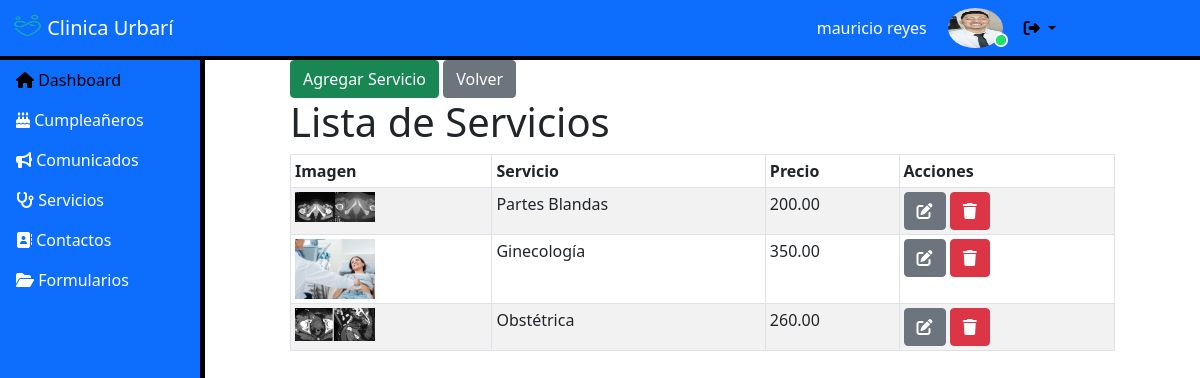
Screenshot of /servicios.php?tipo_servicio_id=20 (signed in) with the database file from the repository.
### tables this page shows
CREATE TABLE `users` (
  `id` int(100) NOT NULL,
  `name` varchar(100) NOT NULL,
  `email` varchar(100) NOT NULL,
  `password` varchar(100) NOT NULL,
  `user_type` varchar(20) NOT NULL DEFAULT 'user',
  `image` varchar(100) NOT NULL
);

CREATE TABLE `servicios` (
  `id` int(11) NOT NULL,
  `imagen` varchar(255) NOT NULL DEFAULT 'default_servicio.jpg',
  `tipo_servicio_id` int(11) NOT NULL,
  `servicio` varchar(255) NOT NULL,
  `precio` decimal(10,2) NOT NULL
);

### servicios.php (the view, shortened to what this page needs)
<?php
require 'config.php';
$tipo_servicio_id = $_GET['tipo_servicio_id'];
$stmt = $pdo->prepare("SELECT * FROM servicios WHERE tipo_servicio_id = ?");
$stmt->execute([$tipo_servicio_id]);
$servicios = $stmt->fetchAll(PDO::FETCH_ASSOC);
?>
<?php
  include 'header.php';
?>
<?php
  include 'navbar.php';
?>
<div class="row">
          <div class="col">
          </div>
          <div class="col-10">
              <a class="btn btn-success" href="create_servicio.php?tipo_servicio_id=<?php echo $tipo_servicio_id; ?>">Agregar Servicio</a>
              <a class="btn btn-secondary" href="admin_page.php">Volver</a>
              <br>
              <h1>Lista de Servicios</h1>
              <table id="myTable" class="table table-striped table-bordered table-sm" >
                  <thead>
                    <tr>
                      <th>Imagen</th>
                      <th>Servicio</th>
                      <th>Precio</th>
                      <th>Acciones</th>
                    </tr>
                  </thead>
                  <tbody>
                  <?php foreach ($servicios as $servicio): ?>
                      <tr>
                              <td><img src="<?php echo $servicio['imagen'] ?>" alt="<?php echo $servicio['servicio'] ?>" width="80"></td>
                              <td><?php echo $servicio['servicio'] ?></td>
                              <td><?php echo $servicio['precio'] ?></td>
                              <td>
                                  <a class="btn btn-secondary" href="editarservicio.php?id=<?php echo $servicio['id'] ?>&tipo_servicio_id=<?php echo $tipo_servicio_id ?>"><i class="fa-solid fa-pen-to-square"></i></a>
                                  <a class="btn btn-danger" href="eliminarservicio.php?id=<?php echo $servicio['id'] ?>&tipo_servicio_id=<?php echo $tipo_servicio_id ?>"><i class="fa-solid fa-trash"></i></a>
                              </td>
                      </tr>
                  <?php endforeach; ?>
                  </tbody>
              </table>
          </div>
          <div class="col">
          </div>
</div>
<?php
  include 'footer.php';
?>

### header.php (shortened to what this page needs)
<?php
include 'config.php';
$admin_id = $_SESSION['admin_id'];
?>
<!DOCTYPE html>
<html lang="es">
<head>
   <link rel="stylesheet" href="styles.css">
   <link rel="stylesheet" href="//cdn.datatables.net/2.2.1/css/dataTables.dataTables.min.css">
   <link href="https://cdn.jsdelivr.net/npm/bootstrap@5.0.2/dist/css/bootstrap.min.css" rel="stylesheet">
</head>
<body>
      <section class="contenedor">
        <section class="contenedor-intranet">
        <?php
         $select_profile = $pdo->prepare("SELECT * FROM `users` WHERE id = ? ");
         $select_profile->execute([$admin_id]);
         $fetch_profile = $select_profile->fetch(PDO::FETCH_ASSOC);
        ?>
            <div class="seccion header-contenedor">
                <nav class="navbar navbar-expand-lg navbar-dark bg-primary">
                  <div class="container-fluid">
                    <a class="navbar-brand" href="#">
                      <img src="./img/logo.png" alt="" width="30" height="24" class="d-inline-block align-text-top">
                      Clinica Urbarí
                    </a>
                    <ul class="nav justify-content-end">
                        <li class="nav-item">
                          <a class="nav-link titulo"><?= $fetch_profile['name']; ?></a>
                        </li>
                        <li class="nav-item">
                          <div class="img-contenedor">
                            <img src="uploaded_img/<?= $fetch_profile['image']; ?>" alt="">
                            <div class="circulo-live"><i class="fa-solid fa-circle punto"></i></div>
                          </div>
                        </li>
                        <li class="nav-item dropdown">
                          <a class="nav-link dropdown-toggle danger" href="#" id="navbarDropdownMenuLink" role="button" data-bs-toggle="dropdown" aria-expanded="false">
                            <i class="fa-solid fa-right-from-bracket"></i>
                          </a>
                        </li>
                    </ul>
                  </div>
                </nav>
            </div>
             <div class="seccion navbar-contenedor navbar-dark bg-primary">

### navbar.php
<ul class="nav flex-column navbar-dark bg-primary">
                  <li class="nav-item ">
                    <a class="nav-link tab_btn active" href="#"><i class="fa-solid fa-house"></i> Dashboard</a>
                  </li>
                  <li class="nav-item ">
                    <a class="nav-link tab_btn" href="#"><i class="fa-solid fa-cake-candles"></i> Cumpleañeros</a>
                  </li>
                  <li class="nav-item">
                    <a class="nav-link tab_btn" href="#"><i class="fas fa-bullhorn"></i> Comunicados</a>
                  </li>
                  <li class="nav-item">
                    <a class="nav-link tab_btn" href="#"><i class="fas fa-stethoscope"></i> Servicios</a>
                  </li>
                  <li class="nav-item">
                    <a class="nav-link tab_btn" href="#"><i class="fas fa-address-book"></i> Contactos</a>
                  </li>
                  <li class="nav-item">
                    <a class="nav-link tab_btn" href="#"><i class="fas fa-folder-open"></i> Formularios</a>
                  </li>
                </ul>
             </div>
             <main class="seccion main-contenedor">

### footer.php (shortened to what this page needs)
</main>
        </section>
    </section>
</body>
</html>

### styles.css (style rules this page uses)
* { padding: 0; margin: 0; box-sizing: content-box; }
.contenedor { background-color: rgb(0, 0, 0); width: 100%; height: 100%; display: grid; position: absolute; grid-column: 1/-1; grid-row: 1/-1; margin-right: 0; right: 0; left: 0; }
.contenedor-intranet { width: 100%; height: 100%; display: grid; grid-template-columns: 200px 1fr; grid-template-rows: 55px 1fr; grid-gap: 5px; }
.contenedor-intranet .seccion { background-color: rgb(255, 255, 255); }
.header-contenedor { grid-column: 1/-1; }
.header-contenedor .nav { margin-right: 14.5vh; }
.nav li .titulo { color: white; }
.nav li .img-contenedor { width: 65px; height: 40px; max-width: 65px; max-height: 40px; position: relative; padding-left: 5px; padding-right: 5px; }
.nav li .img-contenedor img { width: 100%; height: 100%; object-fit: fill; border-radius: 50%; }
.nav li .img-contenedor .circulo-live { position: absolute; bottom: 0; color: rgb(34, 226, 101); right: 0; font-size: 10px; padding: 0; margin: 0; }
.nav li .img-contenedor .circulo-live .punto { border: 2px solid white; padding: 0; margin: 0; border-radius: 50%; height: auto; right: 0; }
.nav li a { text-decoration: none; color: black; }
.nav li .tab_btn { color: white; }
.nav li .tab_btn.active { color: black; }
.main-contenedor { margin: 0; padding: 0; position: relative; height: 100%; }

### rows the page displays
users: name "mauricio reyes", image (picture)
servicios: imagen (picture), servicio "Partes Blandas", precio "200.00"
servicios: imagen (picture), servicio "Ginecología", precio "350.00"
servicios: imagen+servicio (picture), servicio "Obstétrica", precio "260.00"
